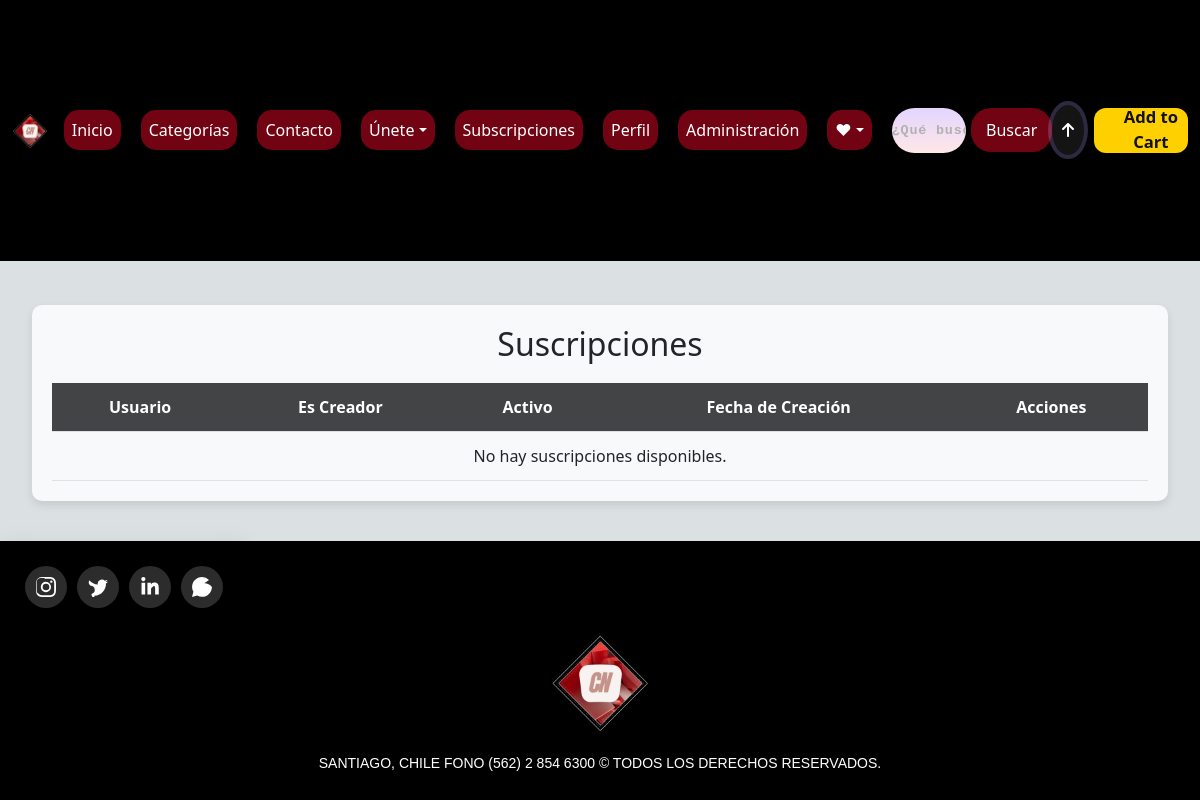
The page /subscriptions/ (signed in) on the database as committed earlier.
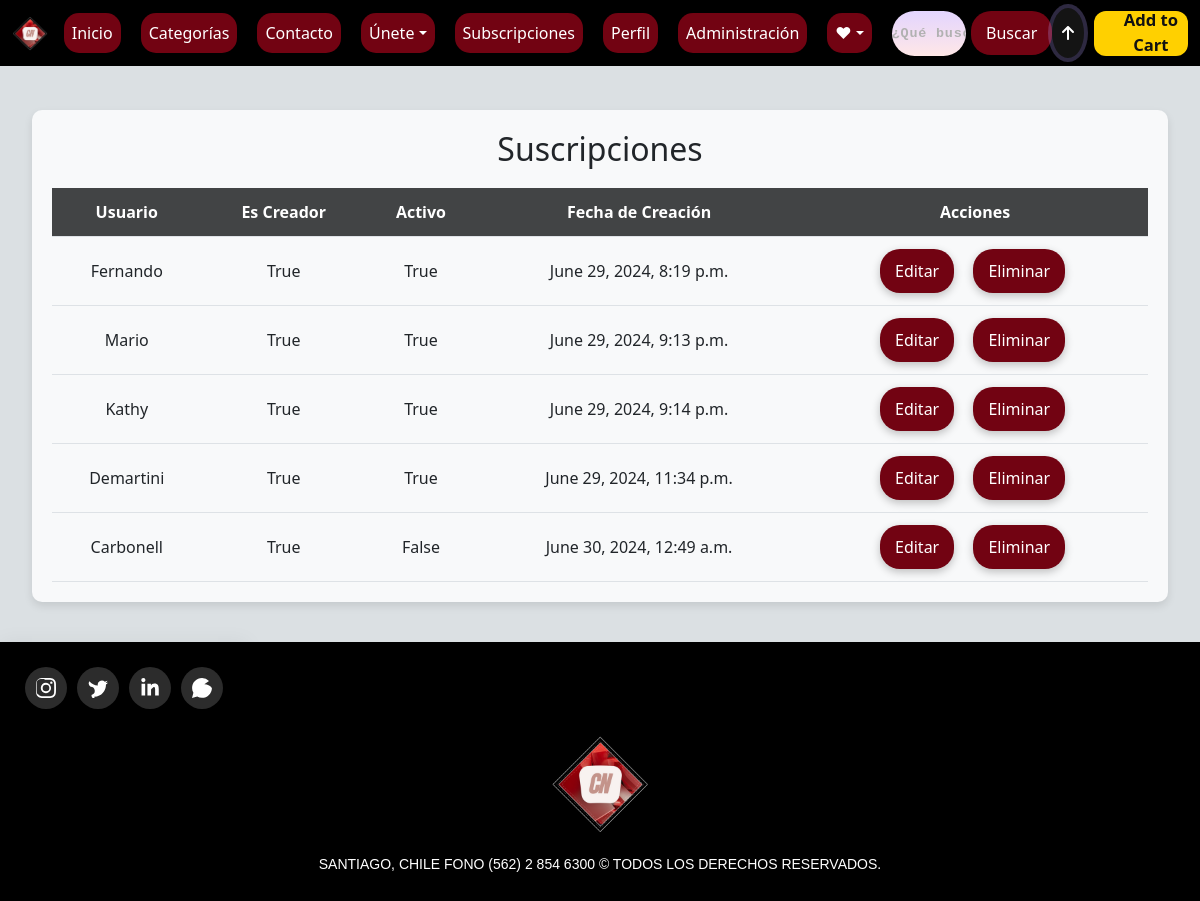
The same page on the database as committed later.
### noticiero/models.py (models this page shows, shortened)
class Subscription(models.Model):
    user = models.OneToOneField(User, on_delete=models.CASCADE)
    is_creator = models.BooleanField(default=False)
    is_active = models.BooleanField(default=False)  # Nuevo campo para manejar la activación
    created_at = models.DateTimeField(auto_now_add=True)

### noticiero/views.py (the view)
# urls.py: path('subscriptions/', views.subscription_list, name='subscription_list'),
@staff_member_required
def subscription_list(request):
    subscriptions = Subscription.objects.all()
    return render(request, 'noticiero/VistaAdmin/Crud/subscription_list.html', {'subscriptions': subscriptions})

### noticiero/templates/noticiero/VistaAdmin/Crud/subscription_list.html (shortened to what this page needs)
{% extends 'noticiero/base.html' %}
{% block content %}
<div class="container mt-4">
    <div class="cardCrud-1">
        <h2 class="card-title">Suscripciones</h2>
        <div class="table-responsive">
            <table class="crud-table">
                <thead>
                    <tr>
                        <th>Usuario</th>
                        <th>Es Creador</th>
                        <th>Activo</th>
                        <th>Fecha de Creación</th>
                        <th>Acciones</th>
                    </tr>
                </thead>
                <tbody>
                    {% for subscription in subscriptions %}
                    <tr>
                        <td>{{ subscription.user.username }}</td>
                        <td>{{ subscription.is_creator }}</td>
                        <td>{{ subscription.is_active }}</td>
                        <td>{{ subscription.created_at }}</td>
                        <td>
                            <a href="{% url 'subscription_edit' subscription.pk %}" class="custom-btn btn search-button">Editar</a>
                            <a href="{% url 'subscription_delete' subscription.pk %}" class="custom-btn btn search-button">Eliminar</a>
                        </td>
                    </tr>
                    {% empty %}
                    <tr>
                        <td colspan="5">No hay suscripciones disponibles.</td>
                    </tr>
                    {% endfor %}
                </tbody>
            </table>
        </div>
    </div>
</div>
{% endblock %}

### noticiero/templates/noticiero/base.html (shortened to what this page needs)
{% load static %}
<!DOCTYPE html>
<html lang="es">
<head>
    {% load bootstrap5 %}
    {% bootstrap_css %}
    <link rel="stylesheet" href="{% static 'css/styles.css' %}">
    <link rel="stylesheet" href="{% static 'css/stylesIncludes.css' %}">
    <link rel="stylesheet" href="{% static 'css/stylesVistas.css' %}">
    <link rel="stylesheet" href="{% static 'css/stylesIcon.css' %}">
    <link rel="stylesheet" href="{% static 'css/stylesCrud.css' %}">
</head>
<body style="background-color: #DBE0E3;">
    {% include 'noticiero/includes/header.html' %}
    <div class="container-fluid" id="main-content" style="display: none;">
        {% block content %}
        {% endblock %}
    </div>
    {% include 'noticiero/includes/footer.html' %}
</body>
</html>

### noticiero/templates/noticiero/includes/loader.html (shortened to what this page needs)
{% load static %}

### noticiero/templates/noticiero/includes/header.html (shortened to what this page needs)
{% load static %}
<nav class="navbar navbar-expand-lg bg-black p">
    <div class="container-fluid">
        <a class="navbar-brand" href="{% url 'index' %}" id="enlace-index">
            <div class="logo">
                <img src="{% static 'Img/Logo/Logo.png' %}" alt="Logo" width="120" height="120" class="d-inline-block align-text-top">
            </div>
        </a>
        <div class="collapse navbar-collapse" id="navbarSupportedContent">
            <ul class="navbar-nav me-auto mb-2 mb-lg-0">
                <li class="nav-item bg-bordeaux">
                    <a class="nav-link active text-white" href="{% url 'index' %}">Inicio</a>
                </li>
                <li class="nav-item bg-bordeaux">
                    <a class="nav-link text-white" href="{% url 'categoria' %}" id="enlace-categoria">Categorías</a>
                </li>
                <li class="nav-item bg-bordeaux">
                    <a class="nav-link text-white" href="{% url 'contacto' %}" id="enlace-enlace-contacto">Contacto</a>
                </li>
                <li class="nav-item dropdown bg-bordeaux">
                    <a class="nav-link text-white dropdown-toggle" href="#unete" role="button" data-bs-toggle="dropdown" aria-expanded="false">Únete</a>
                </li>
                <li class="nav-item bg-bordeaux">
                    <a class="nav-link text-white" href="{% url 'subscripciones' %}" data-toggle="modal" data-target="#modalSubscripciones">Subscripciones</a>
                </li>
                {% if user.is_authenticated %}
                <li class="nav-item bg-bordeaux">
                    <a class="nav-link text-white" href="{% url 'perfil' %}" id="enlace-Perfil">Perfil</a>
                </li>
                {% endif %}
                {% if user.is_authenticated and user.is_staff %}
                <li class="nav-item bg-bordeaux">
                    <a class="nav-link text-white" href="{% url 'administracion' %}" id="enlace-enlace-administracion">Administración</a>
                </li>
                <li class="nav-item dropdown bg-bordeaux">
                    <a class="nav-link text-white dropdown-toggle" href="#" role="button" data-bs-toggle="dropdown" aria-expanded="false">♥</a>
                </li>
                {% endif %}
            </ul>
            <form class="d-flex search-form" role="search">
                <div class="InputContainer">
                    <input placeholder="¿Qué buscas?" id="input" class="input search-input" name="text" type="text" aria-label="Search">
                </div>
                <button class="custom-btn btn-1 search-button" type="submit">Buscar</button>
            </form>
            {% if user.is_authenticated %}
                {% if user.is_staff or user.subscription.is_creator %}
                    <a href="{% url 'subirNoticias' %}" class="buttonSubir">
                    <svg class="svgIcon" viewBox="0 0 384 512">
                        <path
                        d="M214.6 41.4c-12.5-12.5-32.8-12.5-45.3 0l-160 160c-12.5 12.5-12.5 32.8 0 45.3s32.8 12.5 45.3 0L160 141.2V448c0 17.7 14.3 32 32 32s32-14.3 32-32V141.2L329.4 246.6c12.5 12.5 32.8 12.5 45.3 0s12.5-32.8 0-45.3l-160-160z"
                        ></path>
                    </svg>
                    </a>
                {% endif %}
            {% endif %}
            {% if user.is_authenticated %}
                <a href="{% url 'carro' %}" class="CartBtnCustom">
                    <p class="text">Add to Cart</p>
                </a>
            {% endif %}
        </div>
    </div>
</nav>

### noticiero/templates/noticiero/includes/footer.html (shortened to what this page needs)
{% load static %}
<div class="footer-container bg-black text-white">
    <div class="footer-row">
      <div class="footer-col">
        <div class="footer-card">
          <div class="footer-icons">
            <div class="icon-container icon-instagram">
            </div>
            <div class="icon-container icon-twitter">
            </div>
            <div class="icon-container icon-linkedin">
            </div>
            <div class="icon-container icon-whatsapp">
              <svg class="icon-svg whatsapp-svg" viewBox="0 0 16 16">
                <path d="M13.601 2.326A7.854 7.854 0 0 0 7.994 0C3.627 0 .068 3.558.064 7.926c0 1.399.366 2.76 1.057 3.965L0 16l4.204-1.102 a7.933 7.933 0 0 0 3.79.965 h.004c4.368 0 7.926-3.558 7.93-7.93 a7.898 7.898 0 0 0-13.601 2.326z"></path>
              </svg>
            </div>
          </div>
        </div>
        <img src="{% static 'Img/Logo/Logo1.png' %}" class="logofooter" alt="logofooter">
        <p class="footer-text text-center">SANTIAGO, CHILE FONO (562) 2 854 6300 © TODOS LOS DERECHOS RESERVADOS.</p>
      </div>
    </div>
  </div>

### noticiero/static/css/styles.css (style rules this page uses)
html, body { height: 100%; }
body { display: flex; flex-direction: column; }
img { display: block; width: 100%; height: 420px; object-fit: cover; -ms-flex-item-align: center; -webkit-align-self: center; align-self: center; -webkit-flex: 0 0 auto; flex: 0 0 auto; }
.container { max-width: 1200px; margin: 0 auto; padding: 20px; }

### noticiero/static/css/stylesIncludes.css (style rules this page uses)
.logofooter { width: 100px; height: 100px; margin:auto; align-items: center; justify-content: center; }
.footer-text { font-family: Arial, sans-serif; font-size: 14px; font-weight: normal; color: #fff; margin-top: 10px; padding: 10px 0; line-height: 1.5; text-align: center; }
.footer-card { width: fit-content; height: fit-content; background-color: #000000; display: flex; align-items: center; justify-content: center; padding: 25px 25px; gap: 20px; box-shadow: 0px 0px 20px rgba(0, 0, 0, 0.055); }
.footer-icons { display: flex; align-items: center; justify-content: flex-end; gap: 10px; }
.footer-icons .icon-container { width: 42px; height: 42px; background-color: rgb(44, 44, 44); display: flex; align-items: center; justify-content: center; border-radius: 50%; overflow: hidden; transition-duration: 0.3s; }
.icon-svg { width: 20px; height: 20px; fill: #fff; }
.bg-bordeaux { background-color: #720312; border-radius: 15px; }
.logo img { width: 100%; height: auto; max-width: 120px; }
nav { flex: 2; text-align: center; }
.search-form { display: flex; align-items: center; justify-content: center; margin-right: auto; }
.search-button { margin-left: 5px; }
.InputContainer { width: 100%; max-width: 250px; height: 45px; display: flex; align-items: center; justify-content: center; background: linear-gradient(to bottom, rgb(227, 213, 255), rgb(255, 231, 231)); border-radius: 30px; overflow: hidden; cursor: pointer; box-shadow: 2px 2px 10px rgba(0, 0, 0, 0.075); }
.input { width: 100%; height: 100%; border: none; outline: none; caret-color: rgb(255, 81, 0); background-color: rgb(255, 255, 255); border-radius: 30px; padding-left: 15px; letter-spacing: 0.8px; color: rgb(19, 19, 19); font-size: 13.4px; transition: all 0.3s; }
.input::placeholder { color: #b1b1b1; }
.search-form .search-input { background-color: transparent; margin: 0; padding: 0; word-wrap: break-word; text-align: center; font-weight: bold; font-family: 'Courier New'; max-width: 190px; color: #000000; }
nav ul { list-style-type: none; margin: 0; padding: 0; display: flex; align-items: center; }
nav ul li { margin-right: 20px; }
nav ul li a { color: #fff; text-decoration: none; padding: 5px 10px; border-radius: 5px; transition: background-color 0.3s, color 0.3s; }
.buttonSubir { width: 50px; height: 50px; border-radius: 50%; background-color: rgb(20, 20, 20); border: none; font-weight: 600; display: flex; align-items: center; justify-content: center; box-shadow: 0px 0px 0px 4px rgba(180, 160, 255, 0.253); cursor: pointer; transition-duration: 0.3s; overflow: hidden; position: relative; }
.svgIcon { width: 12px; transition-duration: 0.3s; }
.buttonSubir::before { position: absolute; bottom: -20px; content: "Subir Noticia"; color: white; transition-duration: .3s; font-size: 0px; }
.CartBtnCustom { width: 150px; height: 45px; border-radius: 12px; border: none; background-color: rgb(255, 208, 0); display: flex; align-items: center; justify-content: center; cursor: pointer; transition-duration: .5s; overflow: hidden; box-shadow: 0px 5px 10px rgba(0, 0, 0, 0.103); position: relative; text-decoration: none; margin-left: 10px; }
.text { height: 100%; width: fit-content; display: flex; align-items: center; justify-content: center; color: rgb(17, 17, 17); z-index: 1; transition-duration: .5s; font-size: 1.04em; font-weight: 600; margin: 0; text-decoration: none; margin-left: 20px; }
.custom-btn { padding: 10px 15px; border-radius: 20px; border: 0; outline: none; background-color: teal; color: white; cursor: pointer; box-shadow: rgba(0, 0, 0, 0.24) 0px 3px 8px; text-decoration: none; display: inline-block; transition: box-shadow 0.3s ease; }

### noticiero/static/css/stylesCrud.css (style rules this page uses)
.cardCrud-1 { background-color: #f8f9fa; width: 100%; padding: 20px; margin-bottom: 20px; border-radius: 10px; box-shadow: 0 4px 8px rgba(0, 0, 0, 0.1); text-align: center; }
.crud-table { width: 100%; border-collapse: collapse; margin-top: 20px; }
.crud-table th, .crud-table td { padding: 12px 10px; text-align: center; border-bottom: 1px solid #dee2e6; }
.crud-table th { background-color: #424445; color: white; font-weight: bold; }
.crud-table td { vertical-align: middle; }
.crud-table a { margin-right: 10px; }

Rows that differ between the two databases and show on the page:
added Subscription: user.username "Fernando", is_creator "True", is_active "True", created_at "June 29, 2024, 8:19 p.m."
added Subscription: user.username "Mario", is_creator "True", is_active "True", created_at "June 29, 2024, 9:13 p.m."
added Subscription: user.username "Kathy", is_creator "True", is_active "True", created_at "June 29, 2024, 9:14 p.m."
added Subscription: user.username "Demartini", is_creator "True", is_active "True", created_at "June 29, 2024, 11:34 p.m."
added Subscription: user.username "Carbonell", is_creator "True", is_active "False", created_at "June 30, 2024, 12:49 a.m."
Other text that changed with them:
text no longer shown: "No hay suscripciones disponibles."
